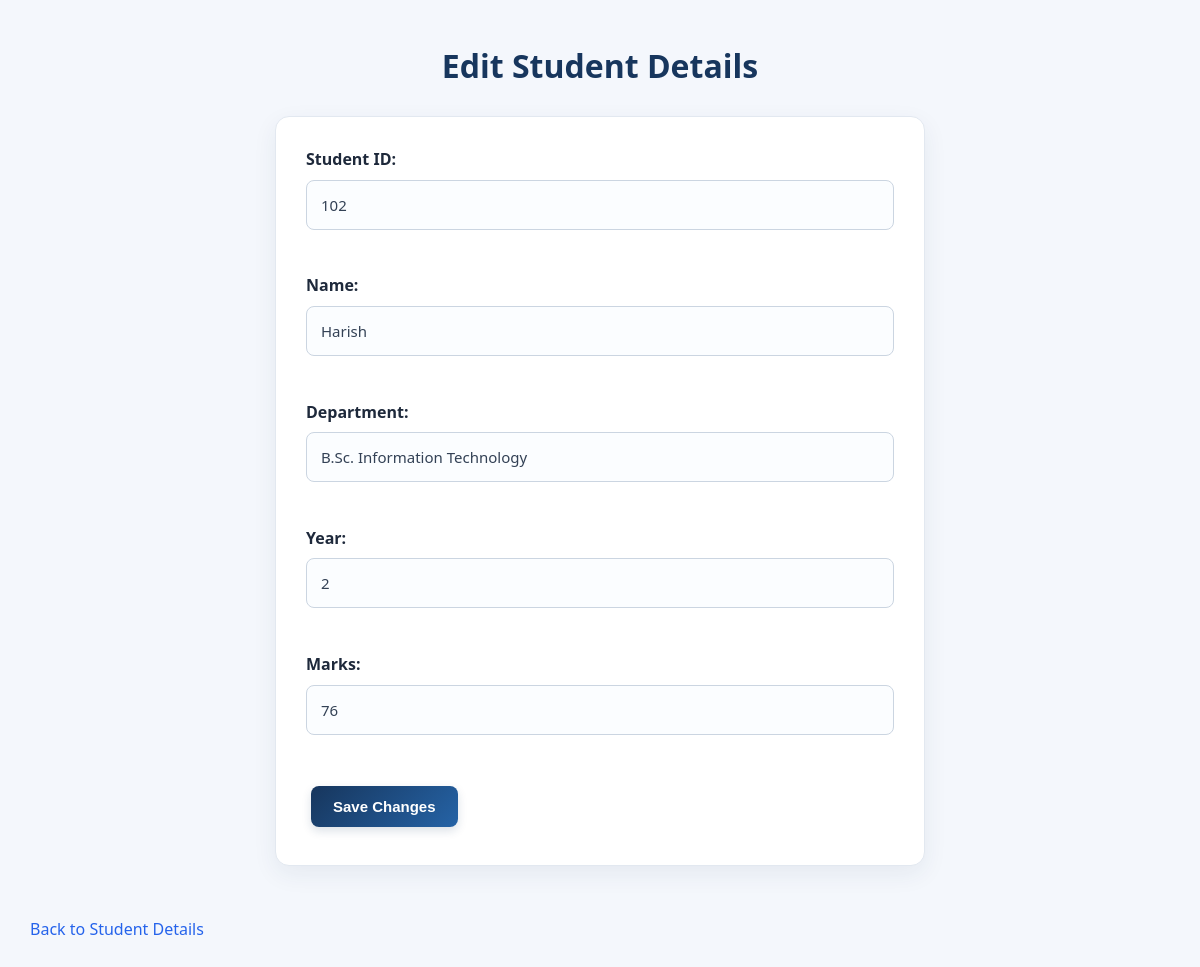
The page /edit-student/2 on the database its author committed.
### tables this page shows
CREATE TABLE students (
            id INTEGER PRIMARY KEY AUTOINCREMENT,
            student_id TEXT,
            name TEXT,
            department TEXT,
            year TEXT,
            marks INTEGER
        );

### app.py (the view, shortened to what this page needs)
@app.route("/edit-student/<int:student_id>", methods=["GET", "POST"])
def edit_student(student_id):
    connection = sqlite3.connect("students.db")
    cursor = connection.cursor()
    cursor.execute("SELECT * FROM students WHERE id = ?", (student_id,))
    student = cursor.fetchone()
    connection.close()
    if student is None:
        return "Student not found", 404
    return render_template("edit_student.html", student=student)

### templates/edit_student.html (shortened to what this page needs)
<!DOCTYPE html>
<html lang="en">
<head>
    <link rel="stylesheet" href="{{ url_for('static', filename='style.css') }}">
</head>
<body>
    <h1>Edit Student Details</h1>
    <form method="POST" novalidate>
        <label>Student ID:</label>
        <input type="text" name="student_id"
               value="{{ request.form.get('student_id', student[1]) }}">
        <br><br>
        <label>Name:</label>
        <input type="text" name="name"
               value="{{ request.form.get('name', student[2]) }}">
        <br><br>
        <label>Department:</label>
        <input type="text" name="department"
               value="{{ request.form.get('department', student[3]) }}">
        <br><br>
        <label>Year:</label>
        <input type="text" name="year"
               value="{{ request.form.get('year', student[4]) }}">
        <br><br>
        <label>Marks:</label>
        <input type="number" name="marks" min="0" max="100" step="any"
               value="{{ request.form.get('marks', student[5]) }}">
        <br><br>
        <button type="submit">Save Changes</button>
    </form>
    <br>
    <a href="{{ url_for('view_students') }}">Back to Student Details</a>
</body>
</html>

### static/style.css (style rules this page uses)
* { box-sizing: border-box; }
body { font-family: "Segoe UI", Arial, sans-serif; background: #f4f7fc; color: #243247; margin: 0; padding: 30px; line-height: 1.6; }
h1 { color: #17365d; text-align: center; font-size: 32px; font-weight: 700; margin: 10px 0 12px; }
a { color: #2563eb; text-decoration: none; transition: 0.2s ease; }
button, input[type="submit"] { background: linear-gradient(135deg, #17365d, #2563a6); color: #ffffff; border: none; padding: 12px 22px; margin: 8px 5px; border-radius: 8px; cursor: pointer; font-size: 15px; font-weight: 600; box-shadow: 0 4px 10px rgba(23, 54, 93, 0.15); transition: transform 0.2s ease, box-shadow 0.2s ease; }
form { background: #ffffff; max-width: 650px; margin: 25px auto; padding: 30px; border: 1px solid #e2e8f0; border-radius: 14px; box-shadow: 0 8px 25px rgba(30, 55, 90, 0.07); }
input, select, textarea { width: 100%; padding: 12px 14px; margin-top: 7px; margin-bottom: 18px; border: 1px solid #cbd5e1; border-radius: 8px; background: #fbfdff; color: #243247; font: inherit; transition: border-color 0.2s, box-shadow 0.2s; }
input, select, textarea { color: #1e293b; font-size: 15px; font-weight: 500; }
input::placeholder { color: #64748b; opacity: 1; }
label { font-weight: bold; color: #1e293b; }
input, select, textarea { font-weight: normal; color: #64748b; }
input, select, textarea { color: #334155; font-weight: 500; }

### rows shown on the page
students: student_id "102", name "Harish", department "B.Sc. Information Technology", year "2", marks "76"
